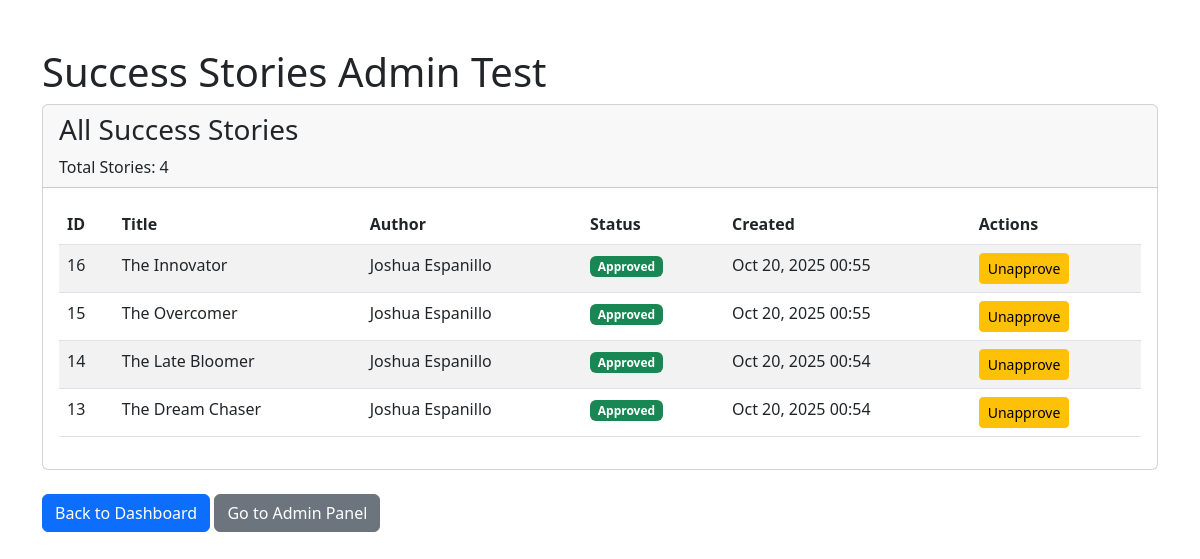
Page /test-admin.php (signed in) on the committed database.
### tables this page shows
CREATE TABLE `success_stories` (
  `id` int(30) NOT NULL,
  `user_id` int(30) NOT NULL,
  `title` varchar(255) NOT NULL,
  `content` text NOT NULL,
  `image` varchar(255) DEFAULT NULL,
  `created` datetime NOT NULL DEFAULT current_timestamp(),
  `status` tinyint(1) NOT NULL DEFAULT 0 COMMENT '0=pending,1=approved'
);

CREATE TABLE `alumnus_bio` (
  `id` int(30) NOT NULL,
  `firstname` varchar(200) NOT NULL,
  `middlename` varchar(200) DEFAULT '',
  `lastname` varchar(200) NOT NULL,
  `gender` varchar(10) NOT NULL,
  `batch` year(4) NOT NULL,
  `course_id` int(30) NOT NULL,
  `email` varchar(250) NOT NULL,
  `contact` varchar(20) NOT NULL DEFAULT '',
  `address` varchar(255) NOT NULL DEFAULT '',
  `connected_to` text DEFAULT NULL,
  `avatar` text DEFAULT NULL,
  `status` tinyint(1) NOT NULL DEFAULT 0 COMMENT '0= Unverified, 1= Verified',
  `date_created` datetime NOT NULL DEFAULT current_timestamp()
);

### test-admin.php (the view, shortened to what this page needs)
<?php
$pdo = get_pdo();
try {
    $stmt = $pdo->prepare('
        SELECT ss.*, u.username, ab.firstname, ab.lastname
        FROM success_stories ss
        LEFT JOIN users u ON ss.user_id = u.id
        LEFT JOIN alumnus_bio ab ON u.alumnus_id = ab.id
        ORDER BY ss.created DESC
    ');
    $stmt->execute();
    $stories = $stmt->fetchAll();
} catch (Exception $e) {
    $stories = [];
}
?>
<!doctype html>
<html lang="en">
<head>
  <link href="https://cdn.jsdelivr.net/npm/bootstrap@5.3.0/dist/css/bootstrap.min.css" rel="stylesheet">
  <link rel="stylesheet" href="https://cdnjs.cloudflare.com/ajax/libs/font-awesome/6.4.0/css/all.min.css">
</head>
<body>
  <div class="container mt-5">
    <h1>Success Stories Admin Test</h1>
    <div class="row">
      <div class="col-12">
        <div class="card">
          <div class="card-header">
            <h3>All Success Stories</h3>
            <p class="mb-0">Total Stories: <?= count($stories) ?></p>
          </div>
          <div class="card-body">
            <?php if (empty($stories)): ?>
              <p class="text-muted">No stories found.</p>
            <?php else: ?>
              <div class="table-responsive">
                <table class="table table-striped">
                  <thead>
                    <tr>
                      <th>ID</th>
                      <th>Title</th>
                      <th>Author</th>
                      <th>Status</th>
                      <th>Created</th>
                      <th>Actions</th>
                    </tr>
                  </thead>
                  <tbody>
                    <?php foreach ($stories as $story): ?>
                      <tr>
                        <td><?= $story['id'] ?></td>
                        <td><?= htmlspecialchars($story['title']) ?></td>
                        <td><?= htmlspecialchars($story['firstname'] . ' ' . $story['lastname']) ?></td>
                        <td>
                          <?php if ($story['status']): ?>
                            <span class="badge bg-success">Approved</span>
                          <?php else: ?>
                            <span class="badge bg-warning">Pending</span>
                          <?php endif; ?>
                        </td>
                        <td><?= date('M d, Y H:i', strtotime($story['created'])) ?></td>
                        <td>
                          <?php if (!$story['status']): ?>
                            <a href="success-stories/admin.php" class="btn btn-success btn-sm">Approve</a>
                          <?php else: ?>
                            <a href="success-stories/admin.php" class="btn btn-warning btn-sm">Unapprove</a>
                          <?php endif; ?>
                        </td>
                      </tr>
                    <?php endforeach; ?>
                  </tbody>
                </table>
              </div>
            <?php endif; ?>
          </div>
        </div>
      </div>
    </div>
    <div class="mt-4">
      <a href="/scratch/dashboard.php" class="btn btn-primary">Back to Dashboard</a>
      <a href="success-stories/admin.php" class="btn btn-secondary">Go to Admin Panel</a>
    </div>
  </div>
</body>
</html>

### rows in the picture
success_stories: id "16", title "The Innovator", alumnus_bio.firstname+lastname "Joshua Espanillo", status "Approved", created "Oct 20, 2025 00:55"
success_stories: id "15", title "The Overcomer", alumnus_bio.firstname+lastname "Joshua Espanillo", status "Approved", created "Oct 20, 2025 00:55"
success_stories: id "14", title "The Late Bloomer", alumnus_bio.firstname+lastname "Joshua Espanillo", status "Approved", created "Oct 20, 2025 00:54"
success_stories: id "13", title "The Dream Chaser", alumnus_bio.firstname+lastname "Joshua Espanillo", status "Approved", created "Oct 20, 2025 00:54"

### other values in the picture
count($stories) "4"
